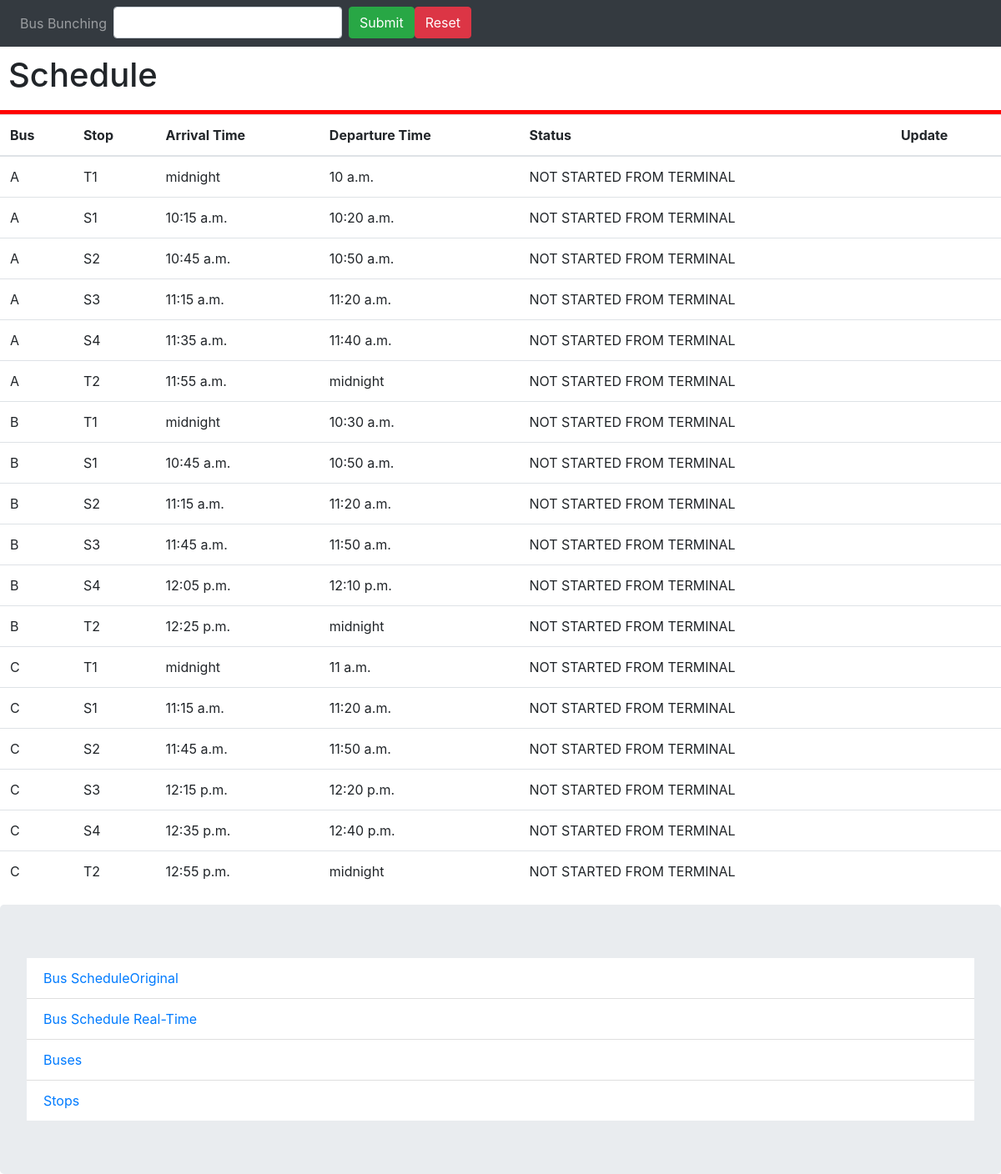
Screenshot of /bus-schedule-real with the database file from the repository.
### bus/models.py (models this page shows, shortened)
class BusSchedule(models.Model):
    busstop = models.ForeignKey(BusStop, on_delete=models.CASCADE)
    route = models.ForeignKey(Route, on_delete=models.CASCADE)
    arrival = models.TimeField()
    departure = models.TimeField()
    status = models.CharField(max_length=50, default='NOT STARTED FROM TERMINAL')

class BusStop(models.Model):
    bus = models.ForeignKey(Bus, on_delete=models.CASCADE)
    stop = models.ForeignKey(Stop, on_delete=models.CASCADE)
    route = models.ForeignKey(Route, on_delete=models.CASCADE, null=True)
    arrival = models.TimeField()
    departure = models.TimeField()

class Bus(models.Model):
    name = models.CharField(max_length=30)
    route = models.ForeignKey(Route, on_delete=models.CASCADE)
    next = models.CharField(max_length=30)
    prev = models.CharField(max_length=30)
    def __str__(self):
        return self.name

class Stop(models.Model):
    name = models.CharField(max_length=30)
    route = models.ForeignKey(Route, on_delete=models.CASCADE)
    distance = models.IntegerField(default=0)
    time = models.IntegerField(default=0)
    next = models.CharField(max_length=30)
    prev = models.CharField(max_length=30)
    def __str__(self):
        return self.name

### bus/views.py (the view)
# urls.py: path('bus-schedule-real', realSchedule, name='real-schedule'),
def realSchedule(request):
    route = Route.objects.get(name='Route 1')
    sch = BusSchedule.objects.filter(route=route)
    context = {
        'bus': sch,
    }
    template = 'schedule-real.html'
    return render(request, template, context)

### bus/templates/schedule-real.html (shortened to what this page needs)
{% extends 'base.html' %}
{% block heading %}
Schedule
{% endblock heading %}
{% block body %}
<table class="table">
    <thead>
        <tr>
            <th>Bus</th>
            <th>Stop</th>
            <th>Arrival Time</th>
            <th>Departure Time</th>
            <th>Status</th>
            <th>Update</th>
        </tr>
    </thead>
    <tbody>
        {% for b in bus %}
        <tr>
            <td>{{ b.busstop.bus }}</td>
            <td>{{ b.busstop.stop }}</td>
            <td>{{ b.arrival }}</td>
            <td>{{ b.departure }}</td>
            <td>{{ b.status }}</td>
            <td>
            </td>
        </tr>
        {% endfor %}
    </tbody>
</table>
{% endblock body %}

### rows the page displays
BusSchedule: busstop.bus "A", busstop.stop "T1", arrival "midnight", departure "10 a.m.", status "NOT STARTED FROM TERMINAL"
BusSchedule: busstop.bus "A", busstop.stop "S1", arrival "10:15 a.m.", departure "10:20 a.m.", status "NOT STARTED FROM TERMINAL"
BusSchedule: busstop.bus "A", busstop.stop "S2", arrival "10:45 a.m.", departure "10:50 a.m.", status "NOT STARTED FROM TERMINAL"
BusSchedule: busstop.bus "A", busstop.stop "S3", arrival "11:15 a.m.", departure "11:20 a.m.", status "NOT STARTED FROM TERMINAL"
BusSchedule: busstop.bus "A", busstop.stop "S4", arrival "11:35 a.m.", departure "11:40 a.m.", status "NOT STARTED FROM TERMINAL"
BusSchedule: busstop.bus "A", busstop.stop "T2", arrival "11:55 a.m.", departure "midnight", status "NOT STARTED FROM TERMINAL"
BusSchedule: busstop.bus "B", busstop.stop "T1", arrival "midnight", departure "10:30 a.m.", status "NOT STARTED FROM TERMINAL"
BusSchedule: busstop.bus "B", busstop.stop "S1", arrival "10:45 a.m.", departure "10:50 a.m.", status "NOT STARTED FROM TERMINAL"
BusSchedule: busstop.bus "B", busstop.stop "S2", arrival "11:15 a.m.", departure "11:20 a.m.", status "NOT STARTED FROM TERMINAL"
BusSchedule: busstop.bus "B", busstop.stop "S3", arrival "11:45 a.m.", departure "11:50 a.m.", status "NOT STARTED FROM TERMINAL"
BusSchedule: busstop.bus "B", busstop.stop "S4", arrival "12:05 p.m.", departure "12:10 p.m.", status "NOT STARTED FROM TERMINAL"
BusSchedule: busstop.bus "B", busstop.stop "T2", arrival "12:25 p.m.", departure "midnight", status "NOT STARTED FROM TERMINAL"
BusSchedule: busstop.bus "C", busstop.stop "T1", arrival "midnight", departure "11 a.m.", status "NOT STARTED FROM TERMINAL"
BusSchedule: busstop.bus "C", busstop.stop "S1", arrival "11:15 a.m.", departure "11:20 a.m.", status "NOT STARTED FROM TERMINAL"
BusSchedule: busstop.bus "C", busstop.stop "S2", arrival "11:45 a.m.", departure "11:50 a.m.", status "NOT STARTED FROM TERMINAL"
BusSchedule: busstop.bus "C", busstop.stop "S3", arrival "12:15 p.m.", departure "12:20 p.m.", status "NOT STARTED FROM TERMINAL"
BusSchedule: busstop.bus "C", busstop.stop "S4", arrival "12:35 p.m.", departure "12:40 p.m.", status "NOT STARTED FROM TERMINAL"
BusSchedule: busstop.bus "C", busstop.stop "T2", arrival "12:55 p.m.", departure "midnight", status "NOT STARTED FROM TERMINAL"
